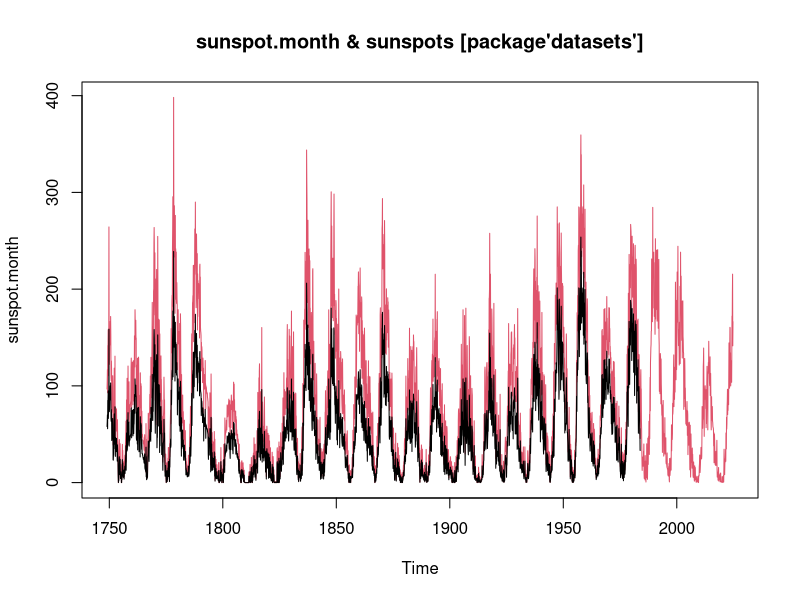

This chart was generated by the following R code:
## ---- chunk 1
knitr::opts_chunk$set(echo = TRUE)
## ---- chunk 2
summary(sunspots)
## ---- chunk 3
### Sunspot script
require(stats); require(graphics)
## Compare the monthly series
plot (sunspot.month,
      main="sunspot.month & sunspots [package'datasets']", col=2)
lines(sunspots) # -> faint differences where they overlap
